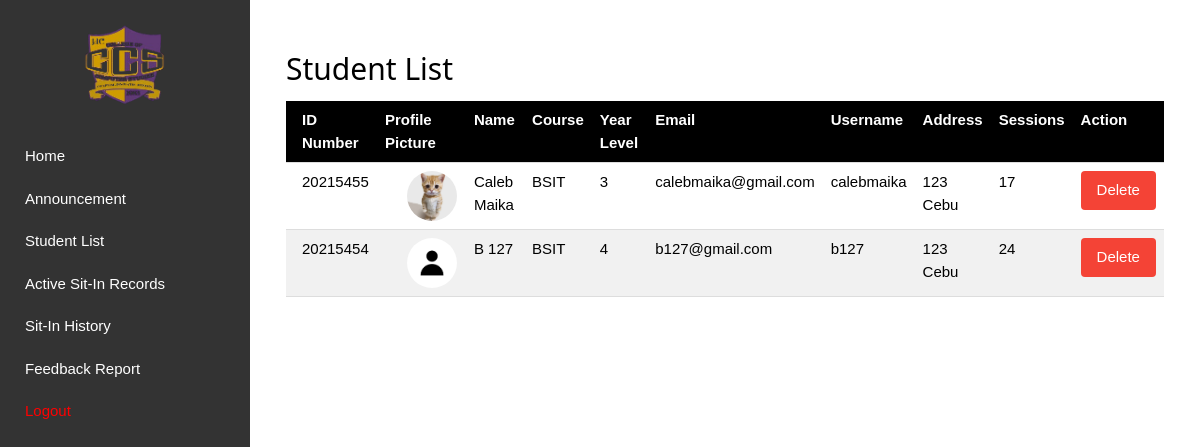
The page /admin/studentlist (signed in) on the database as committed earlier.
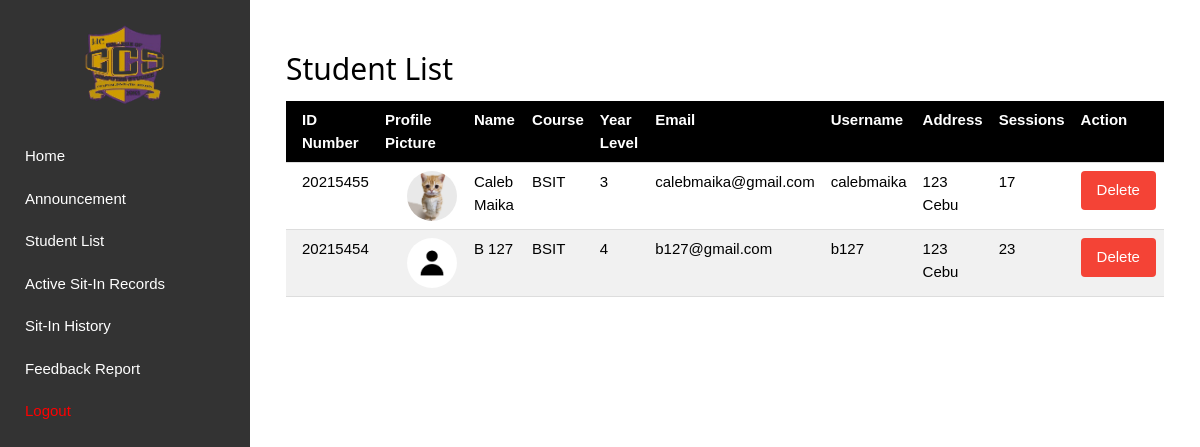
The same page on the database as committed later.
### tables this page shows
CREATE TABLE registration(
IDNO int primary key,
Lastname text,
Firstname text,
Midname text,
Course varchar(8),
Year_level varchar(1),
email text,
username text unique,
password text, address text, sessions INTEGER DEFAULT 30, profile_pic TEXT);

### main.py (the view)
@app.route('/admin/studentlist')
def admin_studentlist():
    if 'admin_username' not in session:
        flash("You must log in as an admin to access this page.", "error")
        return redirect(url_for('admin_login'))
    conn = get_db()
    cursor = conn.cursor()
    cursor.execute("SELECT * FROM registration")
    students = cursor.fetchall()
    close_db(conn)
    return render_template('admin_studentlist.html', students=students)

### main.py (called while the page is built)
def get_db():
    conn = sqlite3.connect(DATABASE)
    conn.row_factory = sqlite3.Row
    return conn

@app.after_request
def after_request(response):
    response.headers['Cache-Control'] = 'no-cache, no-store, must-revalidate'
    return response

### templates/admin_studentlist.html
{% extends 'admin_base.html' %}
{% block content %}
<div class="w3-container w3-margin-top">
    <h2>Student List</h2>
    <table class="w3-table w3-bordered w3-striped">
        <thead>
            <tr class="w3-black">
                <th>ID Number</th>
                <th>Profile Picture</th>
                <th>Name</th>
                <th>Course</th>
                <th>Year Level</th>
                <th>Email</th>
                <th>Username</th>
                <th>Address</th>
                <th>Sessions</th>
                <th>Action</th>
            </tr>
        </thead>
        <tbody>
            {% for student in students %}
            <tr>
                <td>{{ student.IDNO }}</td>
                <td style="padding-left: 30px;">
                    <img src="{{ url_for('static', filename='uploads/' + (student.profile_pic if student.profile_pic else 'default.png')) }}"
                         alt="Profile Picture"
                         style="width: 50px; height: 50px; object-fit: cover; border-radius: 50%;">
                </td>
                <td>{{ student.Firstname }} {{ student.Midname }} {{ student.Lastname }}</td>
                <td>{{ student.Course }}</td>
                <td>{{ student.Year_level }}</td>
                <td>{{ student.email }}</td>
                <td>{{ student.username }}</td>
                <td>{{ student.address }}</td>
                <td>{{ student.sessions }}</td>
                <td>
                    <form action="{{ url_for('admin_deletestudent', idno=student.IDNO) }}" method="POST" style="display: inline;">
                        <button type="submit" class="w3-button w3-red w3-round" onclick="return confirm('Are you sure you want to delete this student?');">Delete</button>
                    </form>
                </td>
            </tr>
            {% endfor %}
        </tbody>
    </table>
</div>
{% endblock %}

Rows that differ between the two databases and show on the page:
changed registration "b127@gmail.com": sessions "24" → "23"
